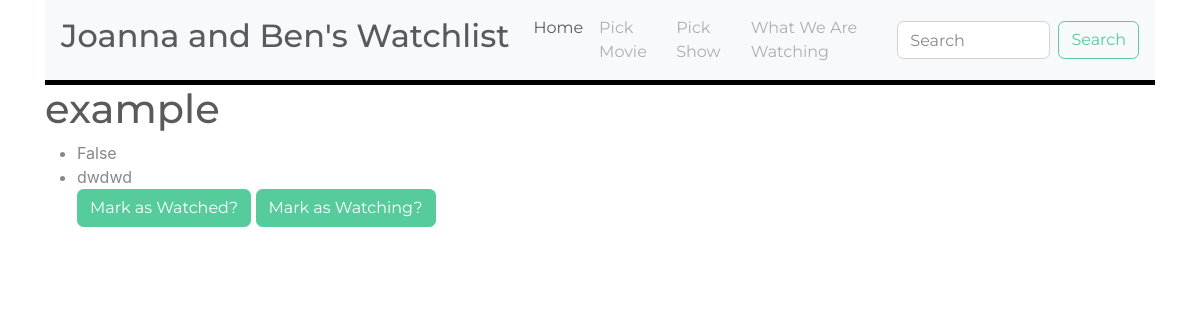
The app's page /movies/7/ with its own data.
### movies/models.py (models this page shows)
class Movie(models.Model):
    title = models.CharField(max_length=200)
    type = models.CharField(max_length=200, choices=[('Movie',"Movie"),('Show','Show')])
    body = models.CharField(max_length=200, null=True)
    watched = models.BooleanField(default=False)
    pub_date = models.DateTimeField('date published', default=timezone.now())
    currently_watching = models.BooleanField(default=False)

### movies/views.py (the view)
# urls.py: path('<int:movie_id>/', views.detail, name='detail'),
def detail(request, movie_id):
    movie = get_object_or_404(Movie, pk=movie_id)
    return render(request, 'movies/detail.html', {'movie': movie})

### movies/templates/movies/detail.html
{% extends 'nav.html' %}
{% block content %}
    <h1>{{ movie.title }}</h1>
<ul>
    <li>{{ movie.watched }}</li>
    <li>{{ movie.body }}</li>
    <a href="/movies/watch/{{ movie.id }}/" class="btn btn-success">Mark as Watched?</a>
    {% if movie.currently_watching %}
    <a href="/movies/watching/{{ movie.id }}/" class="btn btn-success">No Longer Watching?</a>
    {% else %}
    <a href="/movies/watching/{{ movie.id }}/" class="btn btn-success">Mark as Watching?</a>
    {% endif %}
</ul>
{% endblock %}

### records on screen
Movie: title "example", watched "False", body "dwdwd"
